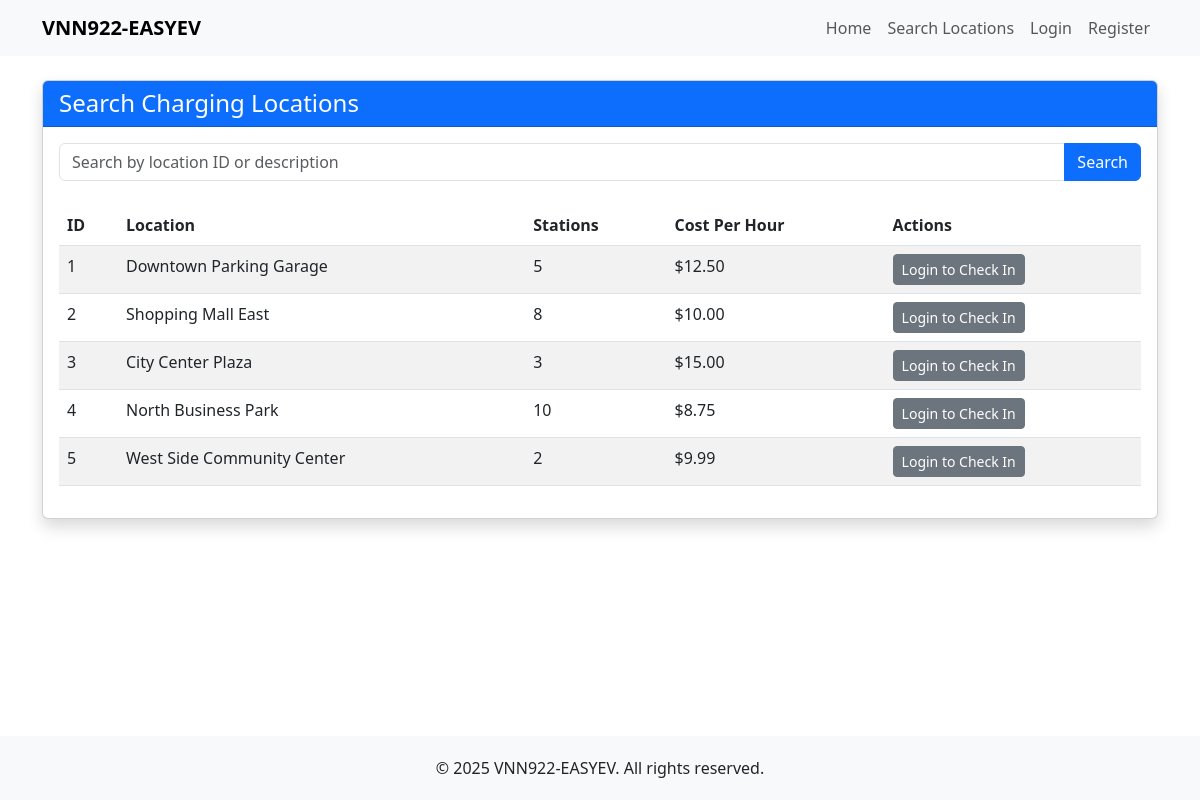
Page /user/search-locations.php on the earlier database version.
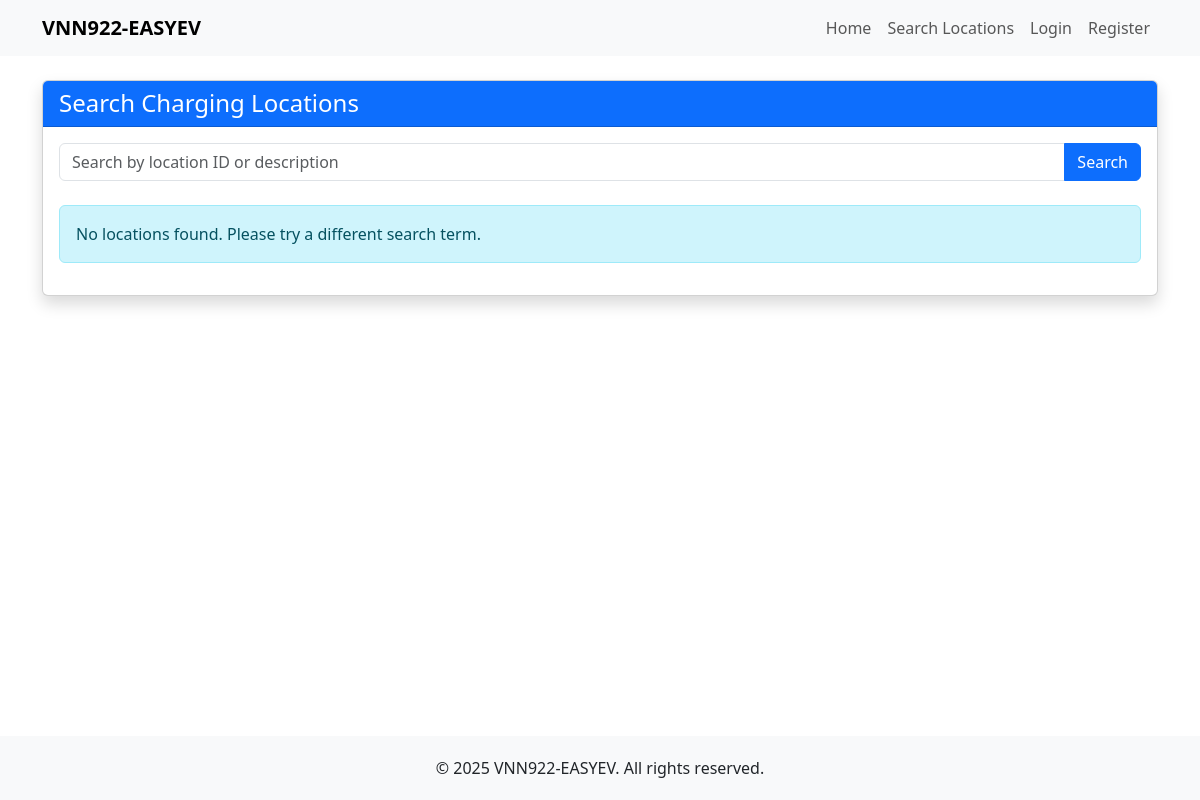
Same page on the later database version.
### tables this page shows
CREATE TABLE IF NOT EXISTS charging_locations (
    location_id INT AUTO_INCREMENT PRIMARY KEY,
    description VARCHAR(255) NOT NULL,
    num_stations INT NOT NULL,
    cost_per_hour DECIMAL(10, 2) NOT NULL,
    created_at TIMESTAMP DEFAULT CURRENT_TIMESTAMP,
    updated_at TIMESTAMP DEFAULT CURRENT_TIMESTAMP ON UPDATE CURRENT_TIMESTAMP
);

### classes/Database.php (called while the page is built, shortened)
<?php
class Database {
    private $host = DB_HOST;
    private $user = DB_USER;
    private $pass = DB_PASS;
    private $dbname = DB_NAME;
    private $dbh;
    private $stmt;
    public function __construct() {
        $dsn = 'mysql:host=' . $this->host . ';dbname=' . $this->dbname;
        $options = array(
            PDO::ATTR_PERSISTENT => true,
            PDO::ATTR_ERRMODE => PDO::ERRMODE_EXCEPTION,
            PDO::ATTR_DEFAULT_FETCH_MODE => PDO::FETCH_ASSOC
        );
        try {
            $this->dbh = new PDO($dsn, $this->user, $this->pass, $options);
        } catch(PDOException $e) {
            $this->error = $e->getMessage();
            echo 'Connection Error: ' . $this->error;
        }
    }
    public function query($query) {
        $this->stmt = $this->dbh->prepare($query);
    }
    public function bind($param, $value, $type = null) {
        if(is_null($type)) {
            switch(true) {
                case is_int($value):
                    $type = PDO::PARAM_INT;
                    break;
            }
        }
        $this->stmt->bindValue($param, $value, $type);
    }
    public function execute() {
        return $this->stmt->execute();
    }
    public function resultSet() {
        $this->execute();
        return $this->stmt->fetchAll();
    }
}

### classes/Location.php (called while the page is built, shortened)
<?php
class Location {
    private $db;
    public function __construct() {
        $this->db = new Database;
    }
    public function getAllLocations() {
        $this->db->query('SELECT * FROM charging_locations ORDER BY location_id');
        return $this->db->resultSet();
    }
    public function isLocationAvailable($locationId) {
        $this->db->query('SELECT cl.num_stations,
                        (SELECT COUNT(*) FROM charging_sessions cs
                         WHERE cs.location_id = cl.location_id AND cs.status = "active") AS active_sessions
                        FROM charging_locations cl
                        WHERE cl.location_id = :locationId');
        $this->db->bind(':locationId', $locationId);
        $result = $this->db->single();
        if ($result) {
            return ($result['num_stations'] > $result['active_sessions']);
        }
        return false;
    }
}

### user/search-locations.php (the view, shortened to what the changed rows need)
<?php
require_once (root . '/includes/header.php');
$location = new Location();
$searchTerm = isset($_GET['search']) ? trim($_GET['search']) : '';
$locations = !empty($searchTerm) ? $location->searchLocations($searchTerm) : $location->getAllLocations();
?>
<div class="row">
    <div class="col-lg-12">
        <div class="card shadow mb-4">
            <div class="card-body">
                <form action="<?php echo htmlspecialchars($_SERVER['PHP_SELF']); ?>" method="GET">
                    <div class="input-group mb-3">
                    </div>
                </form>
                <?php if(count($locations) > 0) : ?>
                <div class="table-responsive mt-4">
                    <table class="table table-striped table-hover">
                        <thead>
                            <tr>
                                <th>ID</th>
                                <th>Location</th>
                                <th>Stations</th>
                                <th>Cost Per Hour</th>
                                <th>Actions</th>
                            </tr>
                        </thead>
                        <tbody>
                            <?php foreach($locations as $loc) : ?>
                                <?php
                                    $available = $location->isLocationAvailable($loc['location_id']);
                                ?>
                                <tr>
                                    <td><?php echo $loc['location_id']; ?></td>
                                    <td><?php echo $loc['description']; ?></td>
                                    <td><?php echo $loc['num_stations']; ?></td>
                                    <td>$<?php echo number_format($loc['cost_per_hour'], 2); ?></td>
                                    <td>
                                        <?php if(isLoggedIn() && !isAdmin() && $available) : ?>
                                            <a href="/user/check-in.php?location_id=<?php echo $loc['location_id']; ?>" class="btn btn-sm btn-success">Check In</a>
                                        <?php elseif(isLoggedIn() && !isAdmin() && !$available) : ?>
                                            <button class="btn btn-sm btn-secondary" disabled>Full</button>
                                        <?php elseif(!isLoggedIn()) : ?>
                                            <a href="/login.php" class="btn btn-sm btn-secondary">Login to Check In</a>
                                        <?php endif; ?>
                                    </td>
                                </tr>
                            <?php endforeach; ?>
                        </tbody>
                    </table>
                </div>
                <?php else : ?>
                <div class="alert alert-info mt-4">
                    No locations found. Please try a different search term.
                </div>
                <?php endif; ?>
            </div>
        </div>
    </div>
</div>
<?php require_once (root .'/includes/footer.php'); ?>

Differences in the rows shown:
removed charging_locations: location_id "1", description "Downtown Parking Garage", num_stations "5", cost_per_hour "12.50"
removed charging_locations: location_id "2", description "Shopping Mall East", num_stations "8", cost_per_hour "10.00"
removed charging_locations: location_id "3", description "City Center Plaza", num_stations "3", cost_per_hour "15.00"
removed charging_locations: location_id "4", description "North Business Park", num_stations "10", cost_per_hour "8.75"
removed charging_locations: location_id "5", description "West Side Community Center", num_stations "2", cost_per_hour "9.99"
Other differences:
text no longer shown: "ID Location Stations Cost Per Hour Actions"
text now shown: "No locations found. Please try a different search term."
